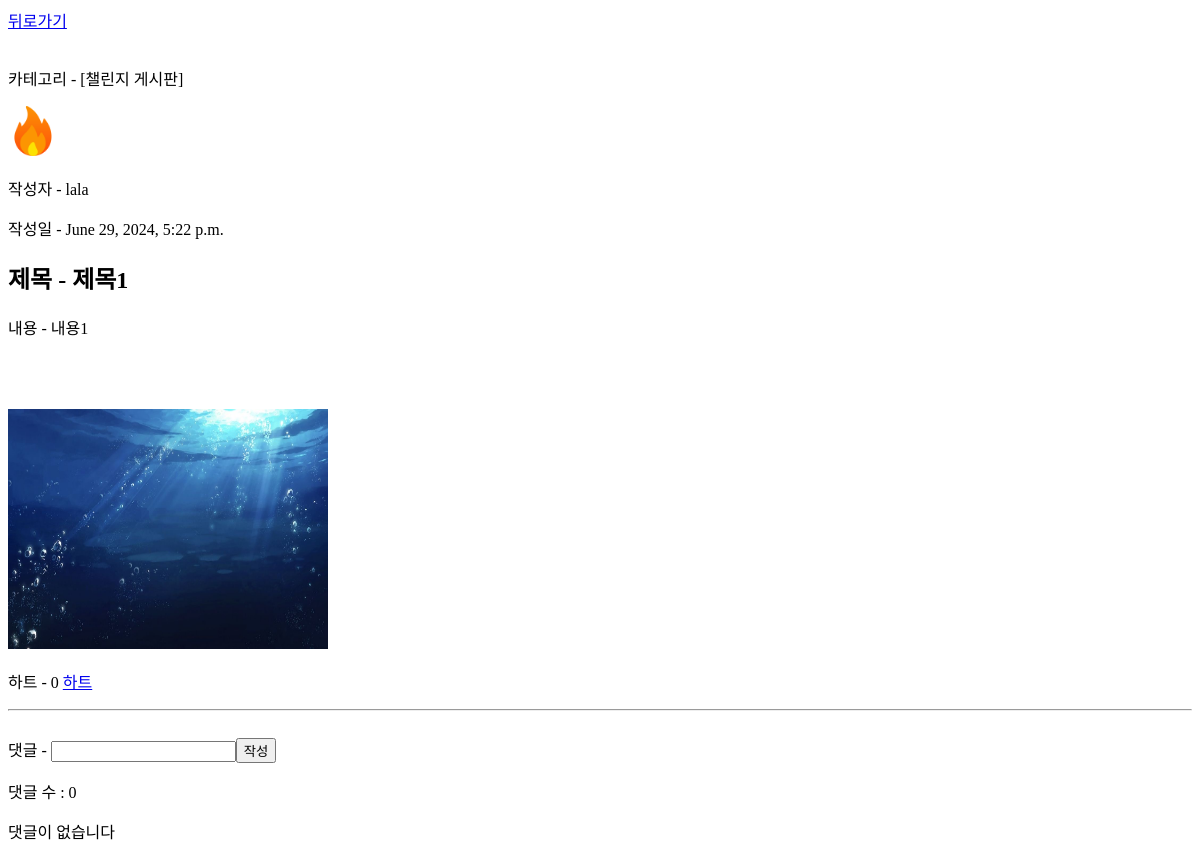
The page /detail/2/ on the database as committed earlier.
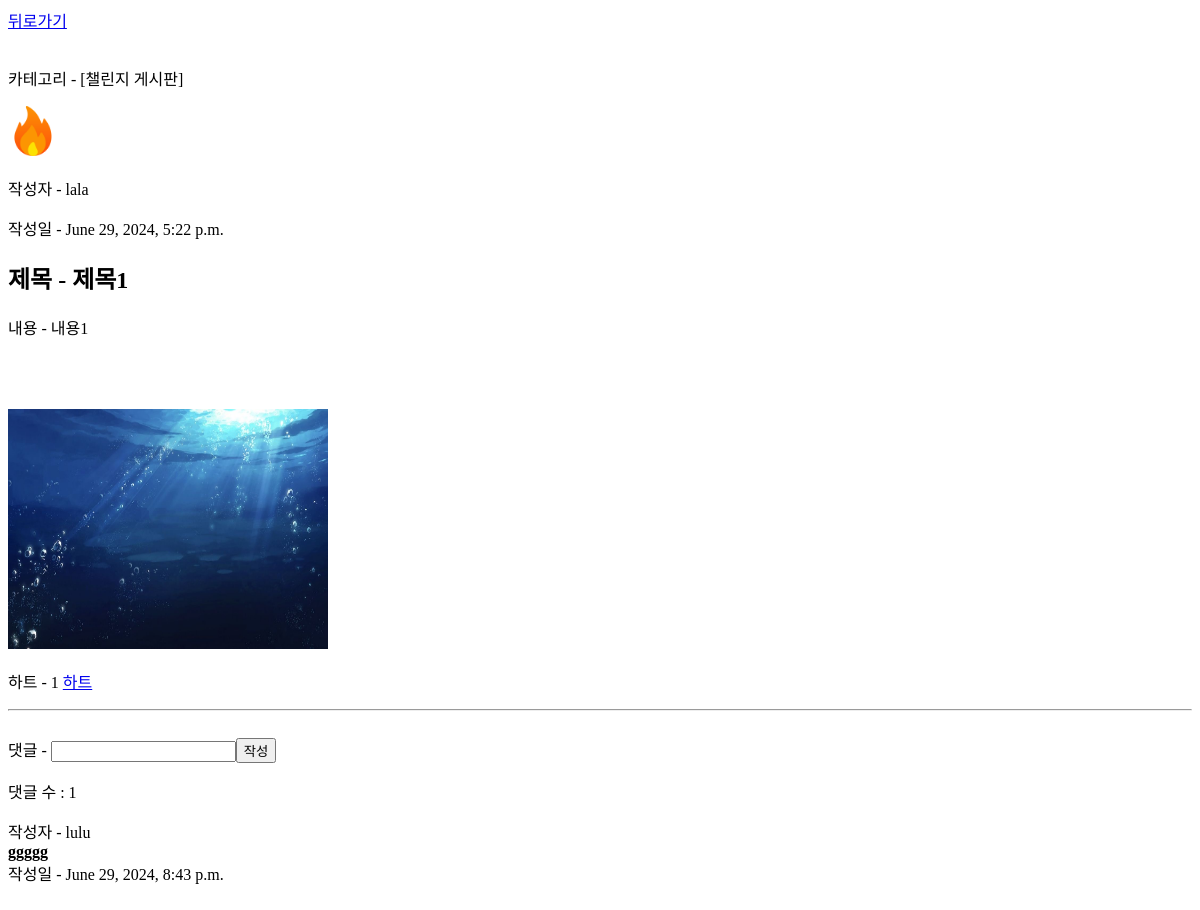
The same page on the database as committed later.
### mainApp/models.py (models this page shows, shortened)
class Category(models.Model):
    name = models.CharField(max_length = 20)

class Post(models.Model):
    title = models.CharField(max_length=50) # 글의 제목, 최대 길이는 50
    content = models.TextField() # 글의 본문
    created_at = models.DateTimeField(auto_now_add=True) # 생성일자
    author = models.ForeignKey(to = User, on_delete = models.CASCADE, related_name = "posts")
    category = models.ManyToManyField(to = Category, through = "PostCategory", related_name = "posts")
    like = models.ManyToManyField(to = User, through = "Like", related_name="liked_posts")
    image = models.ImageField(upload_to = upload_filepath, blank = True) # 이미지 업로드
    file = models.FileField(upload_to = upload_filepath, blank = True ) # 파일 업로드

class Comment(models.Model):
    post = models.ForeignKey(to = Post, on_delete = models.CASCADE, related_name = "comments")
    content = models.TextField()
    created_at = models.DateTimeField(auto_now_add = True)
    author = models.ForeignKey(to = User, on_delete = models.CASCADE, related_name = "comments")

### accountApp/models.py (models this page shows, shortened)
class User(AbstractBaseUser):
    email = models.EmailField(
        verbose_name='email',
        max_length=255,
        unique=True,
    )
    nickname = models.CharField(max_length=20)
    image = models.ImageField()
    is_active = models.BooleanField(default=True)
    is_admin = models.BooleanField(default=False)
    objects = UserManager()
    USERNAME_FIELD = 'email'
    REQUIRED_FIELDS = ['image', 'nickname']

### mainApp/views.py (the view)
# urls.py: path('detail/<int:id>/', detail, name = "detail"),
def detail(request, id):
    post = get_object_or_404(Post, id=id)
    categories = post.category.all()
    category_ids = [category.id for category in categories]
    return render(request, 'mainApp/detail.html', {'post': post, 'category_ids': category_ids})

### mainApp/templates/mainApp/detail.html (shortened to what this page needs)
<!DOCTYPE html>
<html lang="en">
<head>
</head>
<body>
    {% if 1 in category_ids %}
        <a href="{% url 'mainApp:challengeList' %}">뒤로가기</a>
    {% elif 2 in category_ids %}
        <a href="{% url 'mainApp:tipList' %}">뒤로가기</a>
    {% endif %}<br><br>
    <p>카테고리 -
        {% for category in post.category.all %}
            [{{ category.name }}]
        {% endfor %}
    </p>
    {% if post.author.image %}
                <img width="50" height="50" src="{{ post.author.image.url }}" alt="프로필 사진">
    {% endif %}
    <p>작성자 - {{ post.author.nickname }}</p>
    <p>작성일 - {{ post.created_at }}</p>
    <h2>제목 - {{ post.title }}</h2>
    <p>내용 - {{ post.content }}</p><br>
    <br><br>
    {% if post.image %}
        <img width="320" height="240" src="{{ post.image.url }}">
    {% endif %}<br>
    <p>하트 - {{ post.like.count }}
        {% if request.user in post.like.all %}
            <a href="{% url 'mainApp:remove-like' post.id %}">하트 취소</a>
        {% else %}
            <a href="{% url 'mainApp:add-like' post.id %}">하트</a>
        {% endif %}
    </p>
    <hr><br>
    <form method="POST" action="{% url 'mainApp:create-comment' post.id %}">
        댓글 - <input type="text" name="content"><input type="submit" value="작성">
    </form>
    <p>댓글 수 : {{ post.comments.count }}</p>
    {% for comment in post.comments.all %}
        작성자 - {{ comment.author.nickname }}<br>
        <b>{{ comment.content }}</b><br>
        작성일 - {{ comment.created_at }}<br>
        <br><br>
    {% empty %}
        댓글이 없습니다
    {% endfor %}
    <br>
</body>
</html>

Rows that differ between the two databases and show on the page:
computed for Post "제목1": like.count "0" → "1"; comments.count "0" → "1"
added Comment: author.nickname "lulu", content "ggggg", created_at "June 29, 2024, 8:43 p.m."
Other text that changed with them:
text no longer shown: "댓글이 없습니다"
